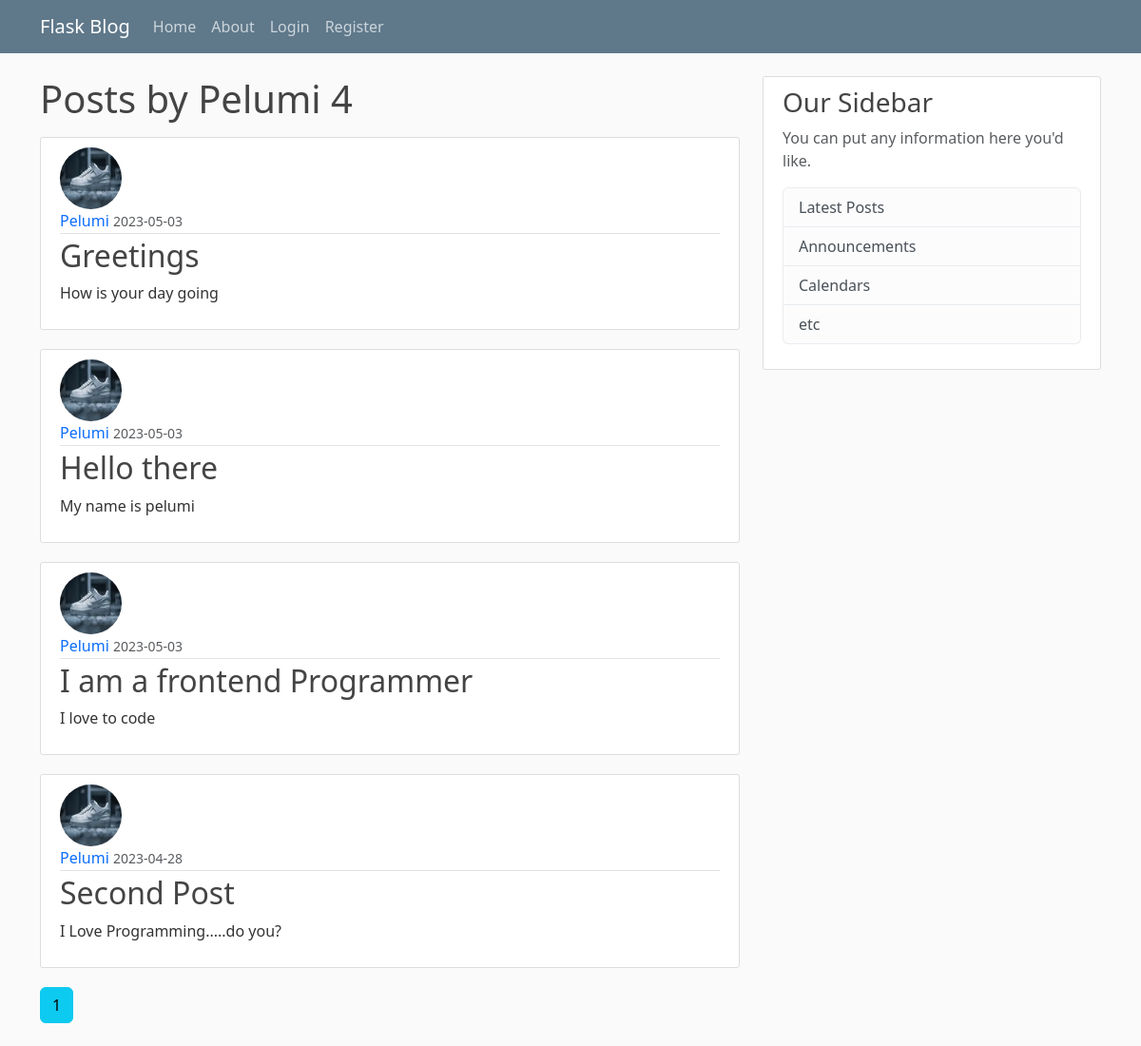
The page /user/Pelumi on the database as committed earlier.
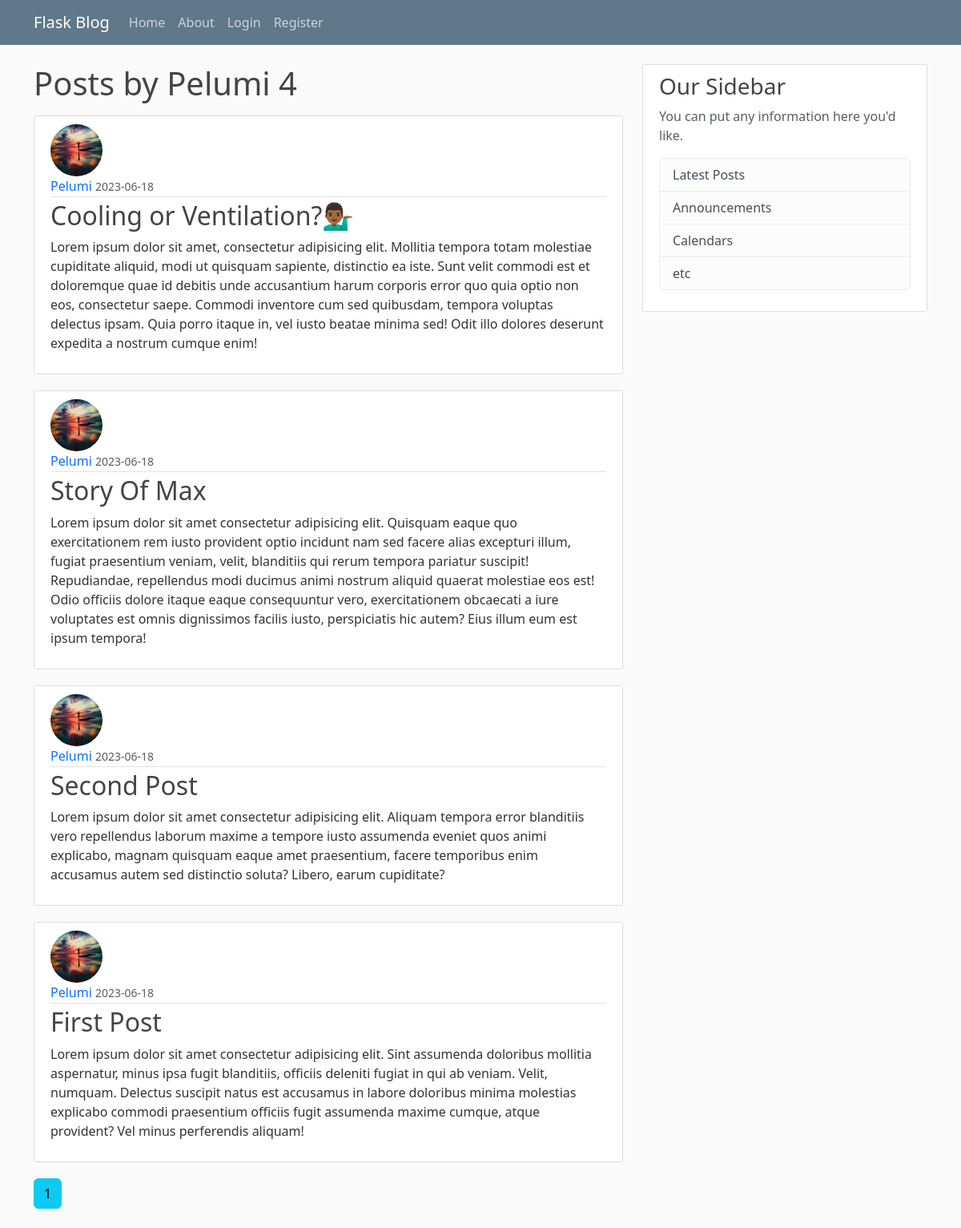
The same page on the database as committed later.
### flask_blog/models.py (models this page shows, shortened)
class User(db.Model, UserMixin): # This is a table called 'User', then we create coloumns within it
    id = db.Column(db.Integer, primary_key=True)
    username = db.Column(db.String(20), unique=True, nullable=False) # Username must not be longer that 20characters, it has to be unique, it cannot be 'null' meaning it must not be empty
    email = db.Column(db.String(120), unique=True, nullable=False) # Email must not be longer that 120characters, it has to be unique, it cannot be 'null' meaning it must not be empty
    image_file = db.Column(db.String(20), nullable=False, default='default.jpg') # This is the user profile picture. It is going to be stored as an harsh, and the harsh will be 20characters long. It must not be empty, Default profile picture that every user starts out with must be default
    password = db.Column(db.String(60), nullable=False) # The password will be stored has an harsh, the harsh will be 60characters long
    post = db.relationship('Post', backref='author', lazy=True) # This is to say the 'post' attribute has a relationship with the 'Post' module. The 'backref' is similar to adding another column to the Post module. What the backref allows us to do is When we have a post we can simply use the "author" attribute to get the user who created the post

class Post(db.Model): # This will hold our post
    id = db.Column(db.Integer, primary_key=True)
    title = db.Column(db.String(100), nullable=False) # Title length will max out at 100characters
    date_posted = db.Column(db.DateTime, nullable=False, default=datetime.utcnow) # data posted will have a 'column type' of datatime, it must not be empty, then the default will be set with the datetime.utcnow function without the brakets'()' because we are not calling it now, its just a argument. 'utc' is the most accurate time to use in a db
    content = db.Column(db.Text, nullable=False) # The type of this column is a txt, it must not be empty
    user_id = db.Column(db.Integer, db.ForeignKey('user.id'), nullable=False)

### flask_blog/users/routes.py (the view)
@user.route("/user/<string:username>")
def user_posts(username):
    page = request.args.get('page', 1, type=int)
    user = User.query.filter_by(username=username).first_or_404()
    posts = Post.query.filter_by(author=user)\
        .order_by(Post.date_posted.desc())\
        .paginate(page=page, per_page=5)  # The order_by(Post.date_posted.desc()) is added to make sure that the latest post is found at the top of the blog. back slash is for breaking the line to write in the next line
    return render_template('user_posts.html', posts=posts, user=user)

### flask_blog/templates/user_posts.html
{% extends "layout.html" %} {% block content %}
<h1 class="mb-3">Posts by {{user.username}} {{posts.total}}</h1>
{% for post in posts.items %}
<article class="media content-section">
  <img
    class="rounded-circle article-img"
    src="{{url_for('static', filename='profile_pics/' + post.author.image_file)}}"
    alt=""
  />
  <div class="media-body">
    <div class="article-metadata">
      <a
        class="mr-2"
        href="{{url_for('users.user_posts', username=post.author.username)}}"
        >{{ post.author.username }}</a
      >
      <small class="text-muted"
        >{{ post.date_posted.strftime('%Y-%m-%d') }}</small
      >
    </div>
    <h2>
      <a
        class="article-title"
        href="{{ url_for('posts.post', post_id=post.id) }}"
        >{{ post.title }}</a
      >
    </h2>
    <p class="article-content">{{ post.content }}</p>
  </div>
</article>
{% endfor %} {% for page_num in posts.iter_pages(left_edge=1, right_edge=1,
left_current=1, right_current=2) %} {%if page_num%} {%if posts.page ==
page_num%}
<a
  href="{{url_for('users.user_posts', username=user.username, page=page_num)}}"
  class="btn-info btn mb-4"
  >{{page_num}}</a
>
{%else%}
<a
  href="{{url_for('user.user_posts', username=user.username, page=page_num)}}"
  class="btn-outline-info btn mb-4"
  >{{page_num}}</a
>
{%endif%} {%else%} ... {%endif%} {%endfor%} {% endblock content %}

### flask_blog/templates/layout.html (shortened to what this page needs)
<!DOCTYPE html>
<html lang="en">
<head>
    <link href="https://cdn.jsdelivr.net/npm/bootstrap@5.3.0-alpha3/dist/css/bootstrap.min.css" rel="stylesheet">
    <link rel="stylesheet" type="text/css" href="{{url_for('static', filename='main.css')}}">
</head>
<body>
    <header class="site-header">
        <nav class="navbar navbar-expand-md navbar-dark bg-steel fixed-top">
            <div class="container">
                <a class="navbar-brand mr-4" href="/">Flask Blog</a>
                <div class="collapse navbar-collapse" id="navbarToggle">
                    <div class="navbar-nav mr-auto">
                        <a class="nav-item nav-link" href="{{url_for('main.home')}}">Home</a>
                        <a class="nav-item nav-link" href="{{url_for('main.about')}}">About</a>
                    </div>
                    <div class="navbar-nav">
                        {% if current_user.is_authenticated %}
                        <a class="nav-item nav-link" href="{{url_for('posts.new_post')}}">New Post</a>
                        <a class="nav-item nav-link" href="{{url_for('users.account')}}">Account</a>
                        <a class="nav-item nav-link" href="{{url_for('users.logout')}}">Logout</a> {% else %}
                        <a class="nav-item nav-link" href="{{url_for('users.login')}}">Login</a>
                        <a class="nav-item nav-link" href="{{url_for('users.register')}}">Register</a> {%endif%}
                    </div>
                </div>
            </div>
        </nav>
    </header>
    <main role="main" class="container">
        <div class="row">
            <div class="col-md-8">
                 {% block content %}{% endblock %}
            </div>
            <div class="col-md-4">
                <div class="content-section">
                    <h3>Our Sidebar</h3>
                    <p class='text-muted'>You can put any information here you'd like.
                        <ul class="list-group">
                            <li class="list-group-item list-group-item-light">Latest Posts</li>
                            <li class="list-group-item list-group-item-light">Announcements</li>
                            <li class="list-group-item list-group-item-light">Calendars</li>
                            <li class="list-group-item list-group-item-light">etc</li>
                        </ul>
                    </p>
                </div>
            </div>
        </div>
    </main>
</body>
</html>

### flask_blog/static/main.css (style rules this page uses)
*, *::before, *::after { padding: none; margin: none; box-sizing: border-box; text-decoration: none; list-style: none; }
body { background: #fafafa; color: #333333; margin-top: 5rem; }
h1, h2, h3, h4, h5, h6 { color: #444444; }
.bg-steel { background-color: #5f788a; }
.site-header .navbar-nav .nav-link { color: #cbd5db; }
.content-section { background: #ffffff; padding: 10px 20px; border: 1px solid #dddddd; border-radius: 3px; margin-bottom: 20px; }
.mr-2 { text-decoration: none; }
.article-title { text-decoration: none; color: #444444; }
.article-content { white-space: pre-line; }
.article-img { height: 65px; width: 65px; margin-right: 16px; }
.article-metadata { padding-bottom: 1px; margin-bottom: 4px; border-bottom: 1px solid #e3e3e3 }

Rows that differ between the two databases and show on the page:
no longer on this page (row edited): Post: image_file (picture), author.username "Pelumi", date_posted "2023-05-03", title "Greetings", content "How is your day going"
no longer on this page (row edited): Post: image_file (picture), author.username "Pelumi", date_posted "2023-05-03", title "Hello there", content "My name is pelumi"
no longer on this page (row edited): Post: image_file (picture), author.username "Pelumi", date_posted "2023-05-03", title "I am a frontend Programmer", content "I love to code"
added Post: image_file (picture), author.username "Pelumi", date_posted "2023-06-18", title "Cooling or Ventilation?💁🏾‍♂️", content "Lorem ipsum dolor sit amet, consectetur adipisicing elit. Mollitia tempora totam molestiae cupiditate aliquid, modi ut quisquam sapiente, distinctio ea iste. Sunt velit commodi est et doloremque quae id debitis unde accusantium harum corporis error quo quia optio non eos, consectetur saepe. Commodi inventore cum sed quibusdam, tempora voluptas delectus ipsam. Quia porro itaque in, vel iusto beatae minima sed! Odit illo dolores deserunt expedita a nostrum cumque enim!"
now on this page (row edited): Post: image_file (picture), author.username "Pelumi", date_posted "2023-06-18", title "Story Of Max", content "Lorem ipsum dolor sit amet consectetur adipisicing elit. Quisquam eaque quo exercitationem rem iusto provident optio incidunt nam sed facere alias excepturi illum, fugiat praesentium veniam, velit, blanditiis qui rerum tempora pariatur suscipit! Repudiandae, repellendus modi ducimus animi nostrum aliquid quaerat molestiae eos est! Odio officiis dolore itaque eaque consequuntur vero, exercitationem obcaecati a iure voluptates est omnis dignissimos facilis iusto, perspiciatis hic autem? Eius illum eum est ipsum tempora!"
changed Post "Second Post": image_file: a different picture; date_posted "2023-04-28" → "2023-06-18"; content "I Love Programming.....do you?" → "Lorem ipsum dolor sit amet consectetur adipisicing elit. Aliquam tempora error blanditiis vero repellendus laborum maxime a tempore iusto assumenda eveniet quos animi explicabo, magnam quisquam eaque amet praesentium, facere temporibus enim accusamus autem sed distinctio soluta? Libero, earum cupiditate?"
now on this page (row edited): Post: image_file (picture), author.username "Pelumi", date_posted "2023-06-18", title "First Post", content "Lorem ipsum dolor sit amet consectetur adipisicing elit. Sint assumenda doloribus mollitia aspernatur, minus ipsa fugit blanditiis, officiis deleniti fugiat in qui ab veniam. Velit, numquam. Delectus suscipit natus est accusamus in labore doloribus minima molestias explicabo commodi praesentium officiis fugit assumenda maxime cumque, atque provident? Vel minus perferendis aliquam!"
